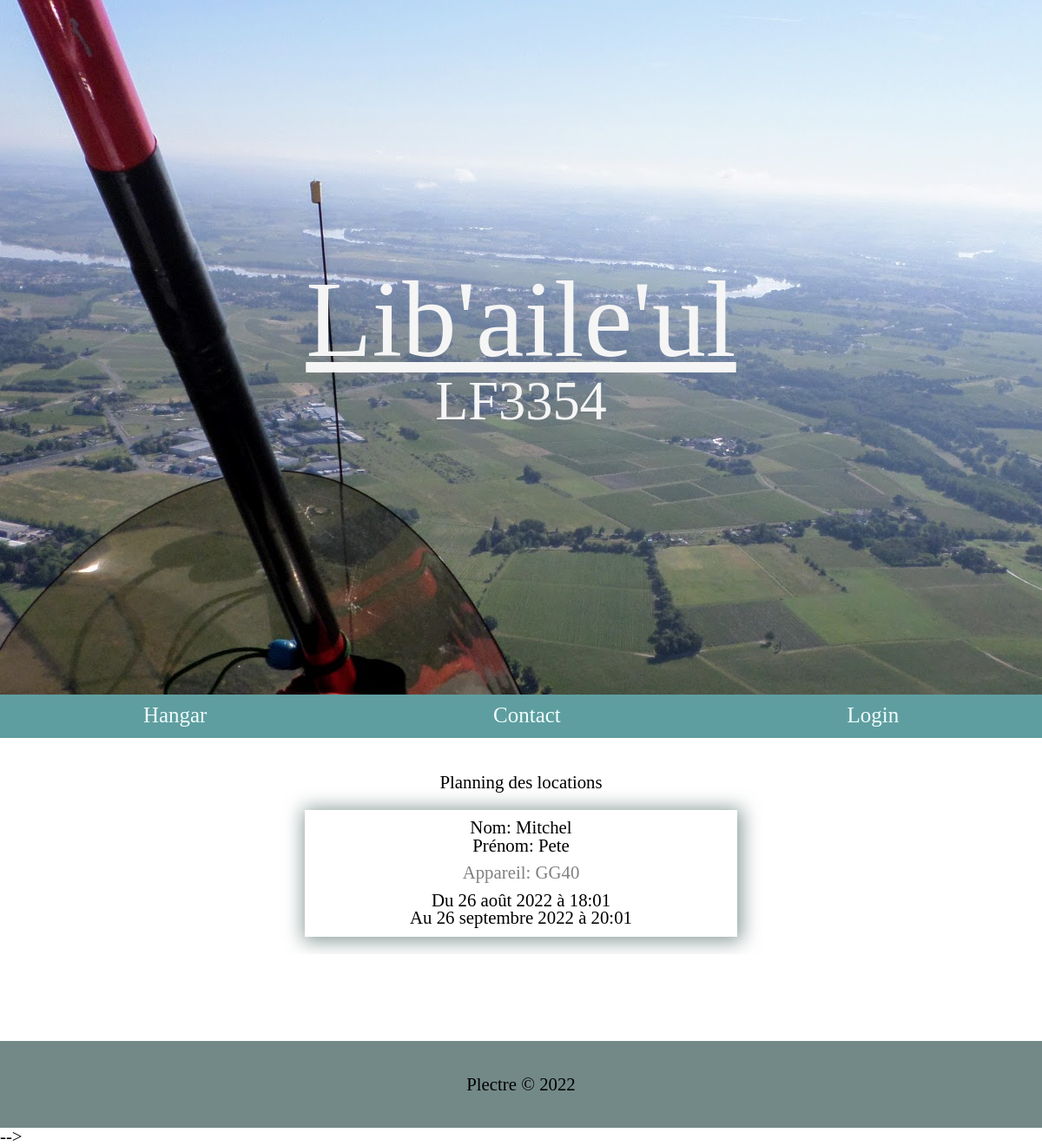
/location/, run on the app's committed database.
### location/models.py (models this page shows)
class Location(models.Model):
    nom = models.CharField(max_length=50, blank=False)
    prenom = models.CharField(max_length=50, blank=False, default="")
    machine = models.CharField(max_length=50, blank=False)
    start = models.DateTimeField(default=timezone.now, blank=False)
    end = models.DateTimeField(default=timezone.now, blank=False)
    def __str__(self):
        return self.nom

### location/views.py (the view)
# urls.py: path('', views.index, name='index'),
def index(request):
    location = Location
    locations = location.objects.all()
    les_locations = hide_past_dates(locations)
    context = {
            'locations': les_locations,
        }
    return render(request, 'location/index.html', context)

### location/views.py (called while the page is built)
def hide_past_dates(locs):
    locations = []
    for loc in locs:
        if datetime.date.today() > loc.end.date():
            pass
        else:
            locations.append(loc)
            print (locations)
    return locations

### location/templates/location/index.html (shortened to what this page needs)
{% extends 'hangar/base.html' %}
{% block content %}
<H1 style="text-align:center;">Planning des locations</H1>
<div class="location-content">
    {% if locations %}
        {% for loc in locations %}
        <div class="location-items">
                <div class="card-body">
                <h5 class="card-title">Nom: {{ loc.nom }} <br /> Prénom: {{ loc.prenom }}</h5>
                <h6 class="card-subtitle">Appareil: {{ loc.machine }}</h6>
                <p class="card-text">Du {{ loc.start.date }} à {{ loc.start.time }}<br />
                    Au {{ loc.end.date }} à {{ loc.end.time }}</p>
                </div>
        </div>
        {% endfor %}
    {% else %}
        <h4>Pas de locations en cours !</h4>
    {% endif %}
</div>
{% endblock %}

### static/css/main.css (style rules this page uses)
html, body, div, span, applet, object, iframe, h1, h2, h3, h4, h5, h6, p, blockquote, pre, a, abbr, acronym, address, big, cite, code, del, dfn, em, img, ins, kbd, q, s, samp, small, strike, strong, sub, sup, tt, var, b, u, i, center, dl, dt, dd, ol, ul, li, fieldset, form, label, legend, table, caption, tbody, tfoot, thead, tr, th, td, article, aside, canvas, details, embed, figure, figcaption, footer, header, hgroup, menu, nav, output, ruby, section, summary, time, mark, audio, video { margin: 0; padding: 0; border: 0; font-size: 100%; font: inherit; vertical-align: baseline; }
body { line-height: 1; }
:root { font-size: 15px; }
* { margin: 0; padding:0; box-sizing: border-box; }
.card-title { padding-top: 0.5em; padding-bottom: 0.5em ; font-size: 1em; }
.card-body { width: 100vw; text-align: center; padding-bottom: 0.5em; box-shadow: 2px 2px 1em 0.2em rgb(107 130 128 / 80%); }
.card-subtitle { font-size: 1em; color:gray; padding-bottom: 0.5em; }
.location-content { display: flex; align-items: center; flex-direction: column; }
.location-items { display: flex; padding: 1em; width: 100vw; }
@media only screen and (min-width: 1000px) { :root { font-size: 1.3rem; } }
@media only screen and (min-width: 1000px) { .location-items { width: 50%; } }

### data on the page
Location: nom "Mitchel", prenom "Pete", machine "GG40", start "26 août 2022", start.time "18:01", end "26 septembre 2022", end.time "20:01"
